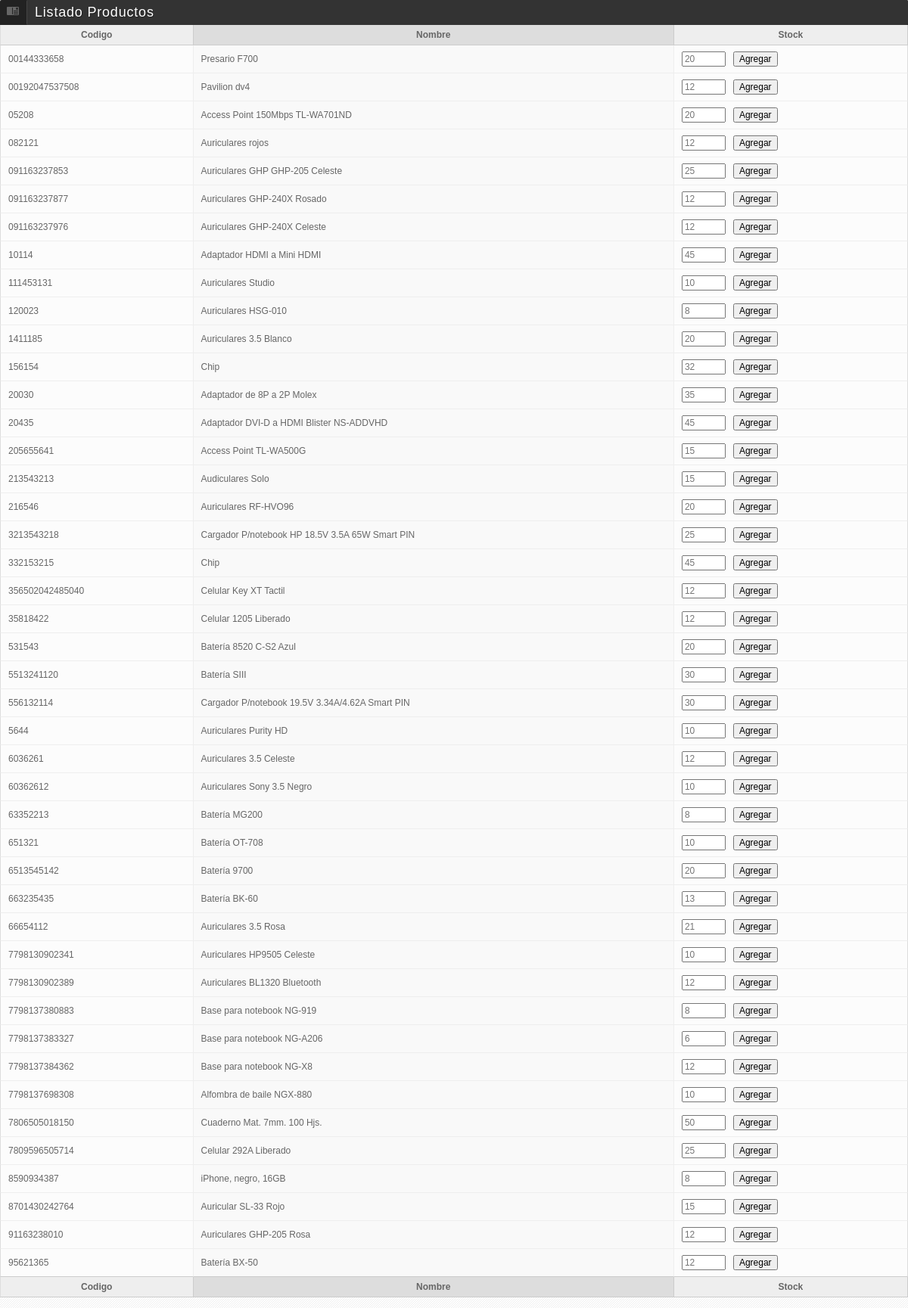
The app's page /pop_prod.php (signed in) with its own data.
### tables this page shows
CREATE TABLE IF NOT EXISTS `producto` (
  `CodigoProducto` varchar(25) NOT NULL,
  `CodigoProveedor` int(10) unsigned DEFAULT NULL,
  `CodigoLocalizacion` int(10) unsigned DEFAULT NULL,
  `CodigoMarca` int(10) unsigned DEFAULT NULL,
  `NombreProducto` varchar(100) DEFAULT NULL,
  `Stock` int(10) unsigned DEFAULT NULL,
  `ValorCompra` int(10) unsigned DEFAULT NULL,
  `ValorVenta` int(10) unsigned DEFAULT NULL,
  `FechaYHoraIngreso` datetime DEFAULT NULL,
  `CodigoUsuario` int(10) unsigned NOT NULL,
  PRIMARY KEY (`CodigoProducto`),
  KEY `Producto_FKIndex2` (`CodigoMarca`),
  KEY `Producto_FKIndex3` (`CodigoProveedor`),
  KEY `Producto_FKIndex4` (`CodigoLocalizacion`),
  KEY `CodigoUsuario` (`CodigoUsuario`),
  KEY `CodigoProducto` (`CodigoProducto`)
);

### include/conexion.php (called while the page is built, shortened)
<?php
$dbname="ayc_proyecto3";
?>

### php/tb_pop_prod.php (the view, shortened to what this page needs)
<?php
	include('include\conexion.php');
	$query=	"Select p.CodigoProducto, p.NombreProducto, p.Stock from producto p";
	$result=mysql_db_query ($dbname, $query, $link);
	while ($row = mysql_fetch_array ($result))
	{
		echo '<tr class="gradeA">';
		echo '<td>'.$row["CodigoProducto"].'</td>';
		echo '<td>'.$row["NombreProducto"].'</td>';
		echo '<td><input type="Number" id="cantidad" placeholder="'.$row["Stock"].'" min="0" max="'.$row["Stock"].'" step="1" pattern="\d+" style="width:50px; margin-right:10px";/><input type="button" value="Agregar" onclick="javascript:cantidad();"/></td>';
		echo '</tr>';
	}
?>

### pop_prod.php (shortened to what this page needs)
<!DOCTYPE html PUBLIC "-//W3C//DTD XHTML 1.0 Transitional//EN" "http://www.w3.org/TR/xhtml1/DTD/xhtml1-transitional.dtd">
<html xmlns="http://www.w3.org/1999/xhtml">
<head>
<link rel="stylesheet" href="css/style.css" type="text/css" />
</head>
<body class="loggedin">
                <div class="contenttitle radiusbottom0">
                	<h2 class="table"><span>Listado Productos</span></h2>
                </div>
                <table cellpadding="0" cellspacing="0" border="0" class="stdtable" id="dyntable">
                    <colgroup>
                        <col class="con0" />
                        <col class="con1" />
                        <col class="con0" />
                    </colgroup>
                    <thead>
                        <tr>
                            <th class="head0">Codigo</th>
                            <th class="head1">Nombre</th>
                            <th class="head0">Stock</th>
                        </tr>
                    </thead>
                    <tfoot>
                        <tr>
                            <th class="head0">Codigo</th>
                            <th class="head1">Nombre</th>
                            <th class="head0">Stock</th>
                        </tr>
                    </tfoot>
                    <tbody>
                        <?php
                            include("php/tb_pop_prod.php");
                        ?>
                    </tbody>
                </table>
                <br clear="all" />
</body>
</html>

### css/style.css (style rules this page uses)
html, body, div, span, applet, object, iframe, h1, h2, h3, h4, h5, h6, p, blockquote, pre, a, abbr, acronym, address, big, cite, code, del, dfn, em, font, img, ins, kbd, q, s, samp, small, strike, strong, sub, sup, tt, var, b, u, i, center, dl, dt, dd, ol, ul, li, fieldset, form, label, legend, table, caption, tbody, tfoot, thead, tr, th, td { background: transparent; border: 0; margin: 0; padding: 0; vertical-align: baseline; }
body { background: #fff url(../images/bgmain.png); font-family: Arial, Helvetica, sans-serif; font-size: 12px; color: #666; }
input,select,textarea { font-size: 12px; font-family: Arial, Helvetica, sans-serif; outline: none; }
h2 { font-size: 24px; }
h1,h2,h3 { font-family: 'BebasNeueRegular', Arial, Helvetica, sans-serif; letter-spacing: 0.5px; font-weight: normal; color: #333; }
button,input,select,textarea { font-size: 12px; font-family: Arial, Helvetica, sans-serif; margin: 0; }
.contenttitle { background: #222; -moz-border-radius: 2px; -webkit-border-radius: 2px; border-radius: 2px; }
.contenttitle h2 { font-size: 18px; letter-spacing: 0.8px; font-family: 'BebasNeueRegular', Arial, Helvetica, sans-serif; font-weight: normal; padding: 0 0 0 10px; background-repeat: no-repeat; background-image: url(../images/icons/default/sprites.png); background-position: -154px -443px; color: #fff; }
.contenttitle h2 span { display: block; padding: 6px 0 6px 10px; margin-left: 25px; border-left: 1px solid #444; background: #333; -moz-border-radius: 2px; -webkit-border-radius: 2px; border-radius: 2px; text-shadow: 1px 1px #222; }
.contenttitle h2.table { background-position: -82px -480px; }
.stdtable { width: 100%; }
.stdtable .con0 { background: #fcfcfc; }
.stdtable .con1 { background: #f9f9f9; }
.stdtable th, .stdtable td { line-height: 16px; vertical-align: middle; }
.stdtable thead th, .stdtable thead td { padding: 5px 10px; border-right: 1px solid #ccc; border-bottom: 1px solid #ccc; }
.stdtable tfoot th, .stdtable tfoot td { padding: 5px 10px; border-right: 1px solid #ccc; border-bottom: 1px solid #ccc; }
.stdtable thead th:first-child, .stdtable tfoot th:first-child, .stdtable thead td:first-child, .stdtable tfoot td:first-child { border-left: 1px solid #ddd; }
.stdtable thead th.head0, .stdtable tfoot th.head0, .stdtable thead td.head0, .stdtable tfoot td.head0 { background-color: #eee; }
.stdtable thead th.head1, .stdtable tfoot th.head1, .stdtable thead td.head1, .stdtable tfoot td.head1 { background-color: #ddd; }
.stdtable tbody tr td { padding: 8px 10px; border-right: 1px solid #eee; border-bottom: 1px solid #eee; }
.stdtable tbody tr:last-child td { border-bottom: 1px solid #ccc; }
.stdtable tbody tr td:first-child { border-left: 1px solid #ddd; }
.stdtable tbody tr td:last-child { border-right: 1px solid #ddd; }
.radiusbottom0 { -moz-border-radius: 2px 2px 0 0; -webkit-border-radius: 2px 2px 0 0; border-radius: 2px 2px 0 0; }

### records on screen
producto: CodigoProducto "00144333658", NombreProducto "Presario F700", Stock "20"
producto: CodigoProducto "00192047537508", NombreProducto "Pavilion dv4", Stock "12"
producto: CodigoProducto "05208", NombreProducto "Access Point 150Mbps TL-WA701ND", Stock "20"
producto: CodigoProducto "082121", NombreProducto "Auriculares rojos", Stock "12"
producto: CodigoProducto "091163237853", NombreProducto "Auriculares GHP GHP-205 Celeste", Stock "25"
producto: CodigoProducto "091163237877", NombreProducto "Auriculares GHP-240X Rosado", Stock "12"
producto: CodigoProducto "091163237976", NombreProducto "Auriculares GHP-240X Celeste", Stock "12"
producto: CodigoProducto "10114", NombreProducto "Adaptador HDMI a Mini HDMI", Stock "45"
producto: CodigoProducto "111453131", NombreProducto "Auriculares Studio", Stock "10"
producto: CodigoProducto "120023", NombreProducto "Auriculares HSG-010", Stock "8"
producto: CodigoProducto "1411185", NombreProducto "Auriculares 3.5 Blanco", Stock "20"
producto: CodigoProducto "156154", NombreProducto "Chip", Stock "32"
producto: CodigoProducto "20030", NombreProducto "Adaptador de 8P a 2P Molex", Stock "35"
producto: CodigoProducto "20435", NombreProducto "Adaptador DVI-D a HDMI Blister NS-ADDVHD", Stock "45"
producto: CodigoProducto "205655641", NombreProducto "Access Point TL-WA500G", Stock "15"
producto: CodigoProducto "213543213", NombreProducto "Audiculares Solo", Stock "15"
producto: CodigoProducto "216546", NombreProducto "Auriculares RF-HVO96", Stock "20"
producto: CodigoProducto "3213543218", NombreProducto "Cargador P/notebook HP 18.5V 3.5A 65W Smart PIN", Stock "25"
producto: CodigoProducto "332153215", NombreProducto "Chip", Stock "45"
producto: CodigoProducto "356502042485040", NombreProducto "Celular Key XT Tactil", Stock "12"
producto: CodigoProducto "35818422", NombreProducto "Celular 1205 Liberado", Stock "12"
producto: CodigoProducto "531543", NombreProducto "Batería 8520 C-S2 Azul", Stock "20"
producto: CodigoProducto "5513241120", NombreProducto "Batería SIII", Stock "30"
producto: CodigoProducto "556132114", NombreProducto "Cargador P/notebook 19.5V 3.34A/4.62A Smart PIN", Stock "30"
producto: CodigoProducto "5644", NombreProducto "Auriculares Purity HD", Stock "10"
producto: CodigoProducto "6036261", NombreProducto "Auriculares 3.5 Celeste", Stock "12"
producto: CodigoProducto "60362612", NombreProducto "Auriculares Sony 3.5 Negro", Stock "10"
producto: CodigoProducto "63352213", NombreProducto "Batería MG200", Stock "8"
producto: CodigoProducto "651321", NombreProducto "Batería OT-708", Stock "10"
producto: CodigoProducto "6513545142", NombreProducto "Batería 9700", Stock "20"
producto: CodigoProducto "663235435", NombreProducto "Batería BK-60", Stock "13"
producto: CodigoProducto "66654112", NombreProducto "Auriculares 3.5 Rosa", Stock "21"
producto: CodigoProducto "7798130902341", NombreProducto "Auriculares HP9505 Celeste", Stock "10"
producto: CodigoProducto "7798130902389", NombreProducto "Auriculares BL1320 Bluetooth", Stock "12"
producto: CodigoProducto "7798137380883", NombreProducto "Base para notebook NG-919", Stock "8"
producto: CodigoProducto "7798137383327", NombreProducto "Base para notebook NG-A206", Stock "6"
producto: CodigoProducto "7798137384362", NombreProducto "Base para notebook NG-X8", Stock "12"
producto: CodigoProducto "7798137698308", NombreProducto "Alfombra de baile NGX-880", Stock "10"
producto: CodigoProducto "7806505018150", NombreProducto "Cuaderno Mat. 7mm. 100 Hjs.", Stock "50"
producto: CodigoProducto "7809596505714", NombreProducto "Celular 292A Liberado", Stock "25"
producto: CodigoProducto "8590934387", NombreProducto "iPhone, negro, 16GB", Stock "8"
producto: CodigoProducto "8701430242764", NombreProducto "Auricular SL-33 Rojo", Stock "15"
producto: CodigoProducto "91163238010", NombreProducto "Auriculares GHP-205 Rosa", Stock "12"
producto: CodigoProducto "95621365", NombreProducto "Batería BX-50", Stock "12"
